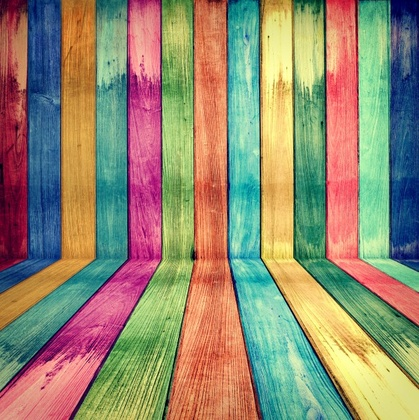
%> input picture images/image_colorfull_wood.jpg, 419 x 420 px, shrunk from 626 x 628 before the run
$ octave --eval "morphDilation(imread('images/image_colorfull_wood.jpg'));"   (GNU Octave 9; MATLAB toolbox functions it lacks are replaced by stand-ins)
%> lines starting %> are read from the running program, lines starting %| are printed output that depends on the picture; in (x1, y1, x2, y2) boxes, pixels count from 0 and x2, y2 are one past the last pixel; in counts of white or black regions, pixels touching at a corner belong together; the program's own positions count from 1
function morphDilation(I)
% I.S. Exist an RGB image
% F.S. Return morphed image

I = im2bw(I);
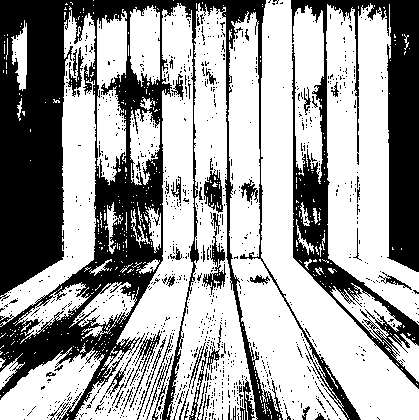
%> I: size 420x419 logical; 62.8% white; 1036 black regions (974 under 20 px), largest, box (x1, y1, x2, y2) and area: (0, 0, 361, 420) 41395, (291, 0, 419, 389) 16383, (204, 169, 223, 213) 485
ori_img = imcomplement(I);
[height, width]=size(ori_img);
%> height = 420; width = 419
mod_img = ori_img;

for i=2 : height-2
    for j=2 : width-2
        if ori_img(i,j)==1
            mod_img(i,j-1) = 1;
            mod_img(i,j)   = 1;
            mod_img(i,j+1) = 1;
            mod_img(i-1,j) = 1;
            mod_img(i+1,j) = 1;
        end
    end
end
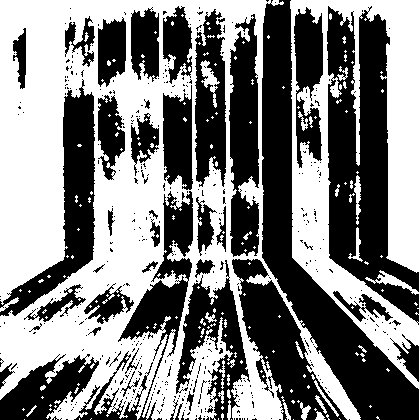
%> mod_img: size 420x419 logical; 50.8% white; 455 black regions (410 under 20 px), largest, box (x1, y1, x2, y2) and area: (262, 0, 419, 420) 16248, (327, 6, 419, 325) 15095, (232, 259, 347, 420) 6694

figure('Name', 'Dilation','NumberTitle','off');
subplot(1,2,1), imshow(ori_img);
subplot(1,2,2), imshow(mod_img);

end

$ run again, on images/img_with_noise.jpg
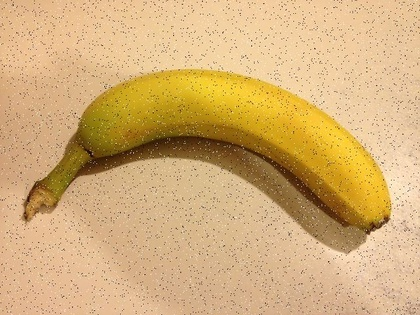
%> input picture images/img_with_noise.jpg, 420 x 315 px, shrunk from 640 x 480 before the run
%> in morphDilation, `I = im2bw(I);`:
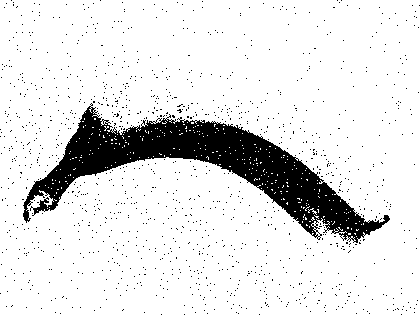
%> I: size 315x420 logical; 88.1% white; 1245 black regions (1244 under 20 px), largest, box (x1, y1, x2, y2) and area: (23, 103, 390, 243) 14324
%> after the loop in morphDilation, `for i=2 : height-2`:
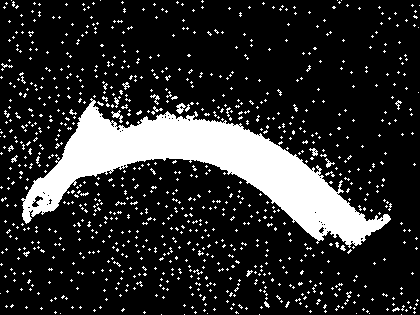
%> mod_img: size 315x420 logical; 17.4% white; 930 white regions (909 under 20 px), largest, box (x1, y1, x2, y2) and area: (21, 98, 391, 248) 16875, (111, 110, 123, 123) 59, (176, 103, 186, 114) 58
